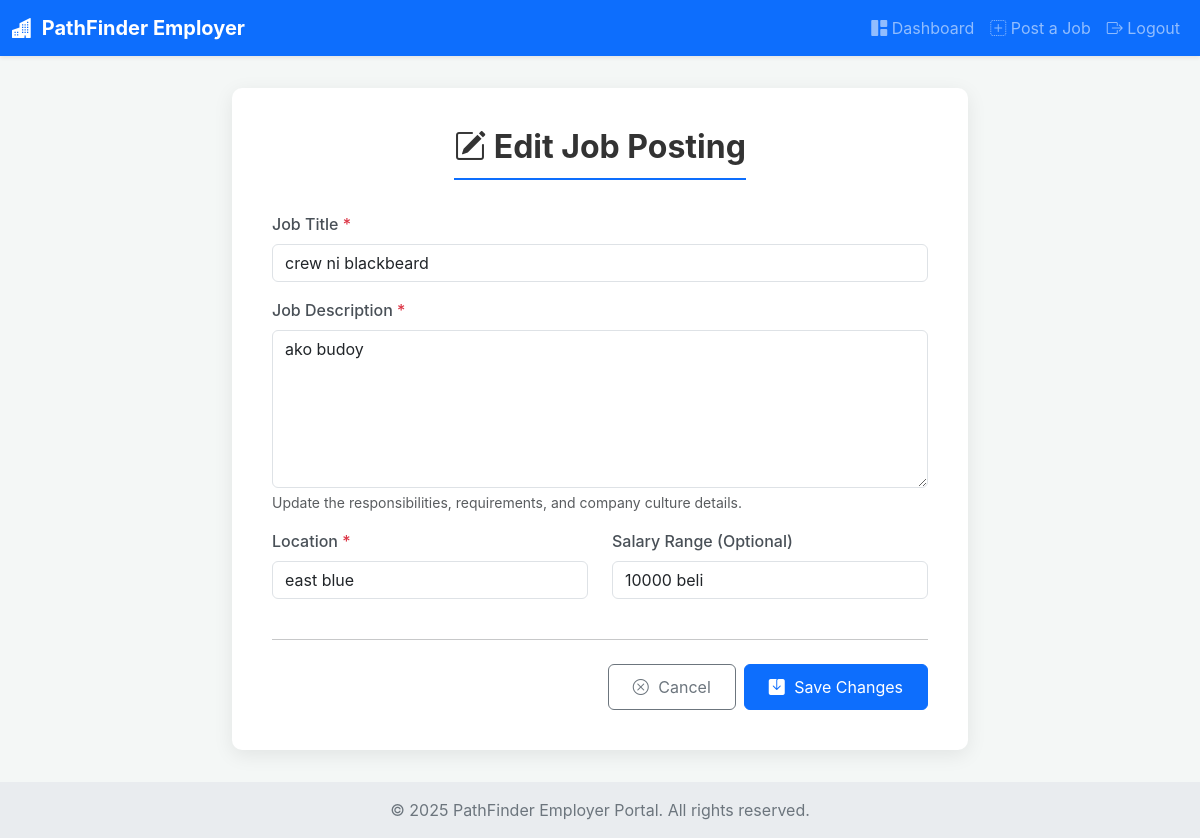
/employer/edit_job.php?id=3 (signed in), run on the app's committed database.
### tables this page shows
CREATE TABLE `jobs` (
  `id` int(11) NOT NULL,
  `employer_id` int(11) NOT NULL,
  `title` varchar(255) NOT NULL,
  `description` text NOT NULL,
  `location` varchar(255) DEFAULT NULL,
  `salary` varchar(100) DEFAULT NULL,
  `created_at` datetime DEFAULT current_timestamp()
);

### employer/edit_job.php (the view, shortened to what this page needs)
<?php
require '../connection.php';
$employer_id = $_SESSION['user'];
$job_id_to_edit = null;
$job = null;
$errors = [];
if (isset($_GET['id']) && is_numeric($_GET['id'])) {
    $job_id_to_edit = (int)$_GET['id'];
    $stmt = $conn->prepare("SELECT * FROM jobs WHERE id = ? AND employer_id = ?");
    if ($stmt) {
        $stmt->bind_param("ii", $job_id_to_edit, $employer_id);
        $stmt->execute();
        $result = $stmt->get_result();
        if ($result->num_rows === 1) {
            $job = $result->fetch_assoc();
        } else {
            $_SESSION['error_message'] = "Job not found or you do not have permission to edit it.";
            header("Location: dashboardhire.php");
            exit();
        }
    } else {
        error_log("Prepare failed in edit_job.php (fetch job): " . $conn->error);
        $errors[] = "An error occurred while fetching job details.";
    }
} else {
    $_SESSION['error_message'] = "Invalid job ID specified for editing.";
    header("Location: dashboardhire.php");
    exit();
}
?>
<!DOCTYPE html>
<html lang="en">
<head>
    <link href="https://cdn.jsdelivr.net/npm/bootstrap@5.3.3/dist/css/bootstrap.min.css" rel="stylesheet">
    <link rel="stylesheet" href="https://cdn.jsdelivr.net/npm/bootstrap-icons@1.11.3/font/bootstrap-icons.min.css">
</head>
<body>
    <nav class="navbar navbar-expand-lg navbar-dark bg-primary shadow-sm">
        <div class="container-fluid">
            <a class="navbar-brand" href="dashboardhire.php"><i class="bi bi-buildings-fill"></i> PathFinder Employer</a>
            <div class="collapse navbar-collapse justify-content-end" id="navbarNav">
                <ul class="navbar-nav align-items-center">
                    <li class="nav-item"><a class="nav-link" href="dashboardhire.php"><i class="bi bi-grid-1x2-fill"></i> Dashboard</a></li>
                    <li class="nav-item"><a class="nav-link" href="postjob.php"><i class="bi bi-plus-square-dotted"></i> Post a Job</a></li>
                    <li class="nav-item"><a class="nav-link" href="../logout.php"><i class="bi bi-box-arrow-right"></i> Logout</a></li>
                </ul>
            </div>
        </div>
    </nav>
    <div class="container">
        <div class="row justify-content-center">
            <div class="col-lg-8 col-md-10">
                <div class="form-container-card">
                    <div class="text-center">
                         <h2><i class="bi bi-pencil-square"></i> Edit Job Posting</h2>
                    </div>
                    <?php if ($job): ?>
                    <form method="POST" action="edit_job.php?id=<?= $job_id_to_edit ?>">
                        <div class="mb-3">
                            <label for="title" class="form-label">Job Title <span class="text-danger">*</span></label>
                            <input type="text" class="form-control" id="title" name="title" value="<?= htmlspecialchars($job['title'] ?? '') ?>" required>
                        </div>
                        <div class="mb-3">
                            <label for="description" class="form-label">Job Description <span class="text-danger">*</span></label>
                            <textarea class="form-control" id="description" name="description" rows="6" required><?= htmlspecialchars($job['description'] ?? '') ?></textarea>
                            <div class="form-text">Update the responsibilities, requirements, and company culture details.</div>
                        </div>
                        <div class="row">
                            <div class="col-md-6 mb-3">
                                <label for="location" class="form-label">Location <span class="text-danger">*</span></label>
                                <input type="text" class="form-control" id="location" name="location" value="<?= htmlspecialchars($job['location'] ?? '') ?>" required>
                            </div>
                            <div class="col-md-6 mb-3">
                                <label for="salary" class="form-label">Salary Range (Optional)</label>
                                <input type="text" class="form-control" id="salary" name="salary" value="<?= htmlspecialchars($job['salary'] ?? '') ?>">
                            </div>
                        </div>
                        <hr class="my-4">
                        <div class="d-flex justify-content-end gap-2">
                            <a href="dashboardhire.php" class="btn btn-outline-secondary"><i class="bi bi-x-circle"></i> Cancel</a>
                            <button type="submit" class="btn btn-primary"><i class="bi bi-save-fill"></i> Save Changes</button>
                        </div>
                    </form>
                    <?php elseif (empty($errors)): ?>
                        <div class="alert alert-warning">Could not load job details for editing.</div>
                    <?php endif; ?>
                </div>
            </div>
        </div>
    </div>
    <footer class="footer mt-auto py-3">
        <div class="container">
            <p class="mb-0 text-center">&copy; <?= date('Y') ?> PathFinder Employer Portal. All rights reserved.</p>
        </div>
    </footer>
</body>
</html>

### employer/edit_job.php (style rules this page uses)
body { background-color: #f4f7f6; font-family: 'Inter', sans-serif; }
.navbar-brand { font-weight: bold; }
.navbar-brand i { margin-right: 5px; }
.form-container-card { background-color: #fff; padding: 2.5rem; border-radius: 10px; box-shadow: 0 5px 20px rgba(0,0,0,0.08); margin-top: 2rem; margin-bottom: 2rem; }
.form-container-card h2 { font-weight: 700; color: #333; margin-bottom: 2rem; text-align: center; border-bottom: 2px solid #0d6efd; padding-bottom: 0.75rem; display: inline-block; }
.form-label { font-weight: 500; color: #495057; }
.btn-primary { background-color: #0d6efd; border-color: #0d6efd; padding: 0.6rem 1.5rem; }
.btn-outline-secondary { padding: 0.6rem 1.5rem; }
.btn i { margin-right: 5px; }
.footer { padding: 2rem 0; background-color: #e9ecef; color: #6c757d; text-align: center; }
.form-text { font-size: 0.875em; }

### data on the page
jobs: title "crew ni blackbeard", description "ako budoy", location "east blue", salary "10000 beli"
